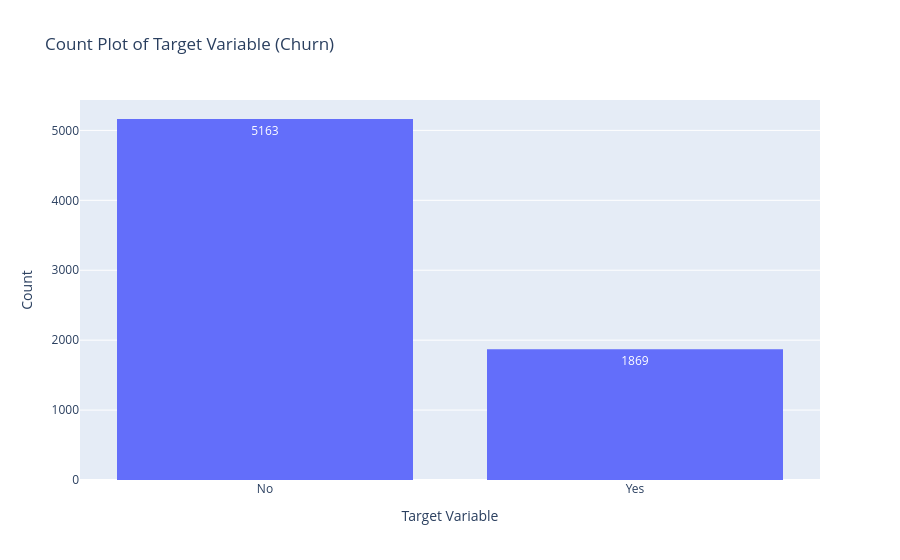

This figure's notebook cell:
### Markdown cell above
### Visualize Target Variable Distribution

#### Objective

Visualize the distribution of the target variable (`Churn`) to better understand the class balance within the dataset. A graphical representation makes it easier to compare the number of customers who churned versus those who remained and supports the findings from the summary statistics.

### Code cell
fig = px.histogram(
    churn_cleaned_df,
    x="Churn",
    title="Count Plot of Target Variable (Churn)",
    labels={
        "Churn": "Target Variable",
        "count": "Count"
    },
    text_auto=True
)

fig.update_layout(
    xaxis_title="Target Variable",
    yaxis_title="Count"
)

fig.show()

### Figure 1 — Plotly figure (JSON) as saved in the notebook; plotly's stock layout.template omitted (floating-point values rounded to 4 significant figures; data arrays with more than 128 entries replaced by an {"elided": "..."} marker saying what was removed)
{"data": [{"bingroup": "x", "hovertemplate": "Target Variable=%{x}<br>count=%{y}<extra></extra>", "legendgroup": "", "marker": {"color": "#636efa", "pattern": {"shape": ""}}, "name": "", "orientation": "v", "showlegend": false, "texttemplate": "%{value}", "type": "histogram", "x": {"elided": "7032 str values"}, "xaxis": "x", "yaxis": "y"}], "layout": {"barmode": "relative", "legend": {"tracegroupgap": 0}, "title": {"text": "Count Plot of Target Variable (Churn)"}, "xaxis": {"anchor": "y", "domain": [0, 1], "title": {"text": "Target Variable"}}, "yaxis": {"anchor": "x", "domain": [0, 1], "title": {"text": "Count"}}}}
